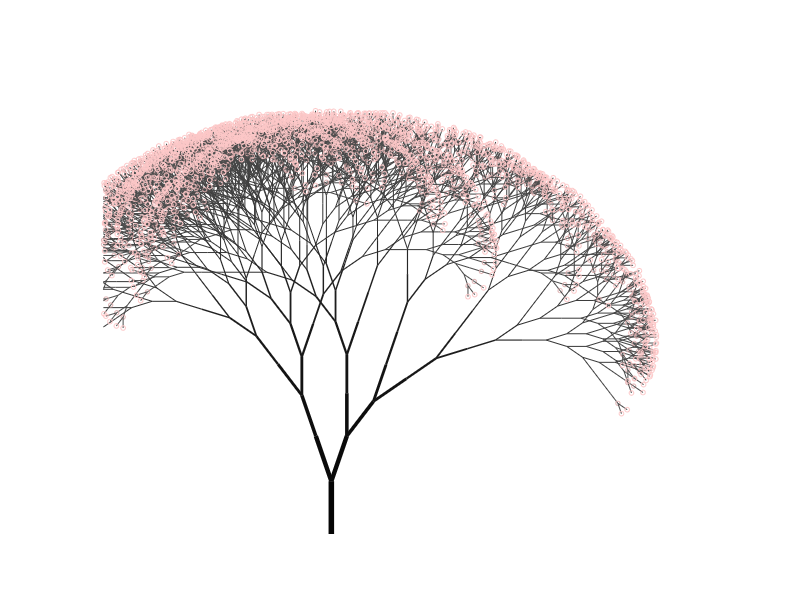

Write the MATLAB code that produced this figure.
hold on; axis([-1,5,0,5])
set(gca, 'XColor','none', 'YColor','none', 'Color',[.5,.5,.5])
T=[1.2; 0; pi/2]; a = pi/10;
for i = 1:16
    L = .6*.9^i;
    I = randi(25, [1,size(T,2)]) > 9;
    if i == 1,I = ~1; end
    L1 = T(:,I); t = L1(3,:);
    R1 = L1 + [cos(t - a)*L; sin(t - a)*L; t*0 - a];
    R2 = L1 + [cos(t + a)*L; sin(t + a)*L; t*0 + a];
    L2 = T(:,~I); t = L2(3,:);
    R3 = L2 + [cos(t)*L; sin(t)*L; t*0];
    T = [R1, R2, R3];
    X = [L1(1,:), L1(1,:), L2(1,:); R1(1,:), R2(1,:), R3(1,:)]; X(end+1,:) = nan;
    Y = [L1(2,:), L1(2,:), L2(2,:); R1(2,:), R2(2,:), R3(2,:)]; Y(end+1,:) = nan;
    plot(X(:), Y(:), 'Color',[0 0 0] + i*.3/16, 'LineWidth',5*0.8^i)
    if i > 14
        scatter(T(1,:),T(2,:), i*2-20, 'CData',[.86,.68,.68]/(1 - .13*(i - 15)));
    end
end
